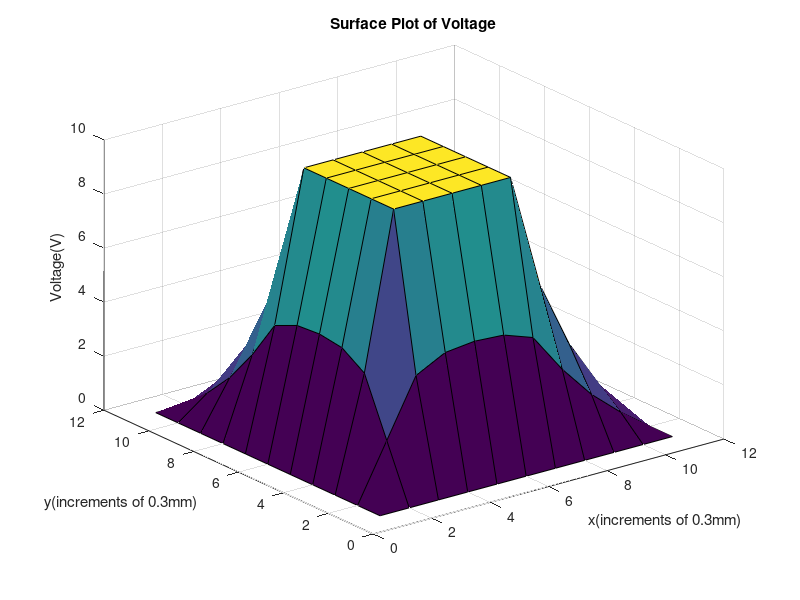

Reproduce this figure in MATLAB.
clc;
clear;
shift=11;
A=zeros(121,121);
B=zeros(121,1);
equation_counter=1;
for i=1:11
    for j=1:11
        if (i==1)
            A(equation_counter,equation_counter)=1;
            B(equation_counter)=0;
        elseif(i==11)
            A(equation_counter,equation_counter)=1;
            B(equation_counter)=0;
        elseif(j==1||j==11)
            A(equation_counter,equation_counter)=1;
            B(equation_counter)=0;
        elseif(i>2&&i<8&&j>2&&j<8)
            A(equation_counter,equation_counter)=1;
            B(equation_counter)=10;
        else
            A(equation_counter,equation_counter)=-4;
            A(equation_counter,equation_counter+1)=1;
            A(equation_counter,equation_counter-1)=1;
            A(equation_counter,equation_counter+shift)=1;
            A(equation_counter,equation_counter-shift)=1;
            B(equation_counter)=0;
        end
        equation_counter=equation_counter+1;
    end
end
V=A\B;
 %obtain the vector of voltages 
V_Square=reshape(V, 11, 11);%convert values into a rectangular matrix
surf(V_Square); %obtain the surface figure
xlabel("x(increments of 0.3mm)");
ylabel('y(increments of 0.3mm)');
zlabel("Voltage(V)");
title("Surface Plot of Voltage");

